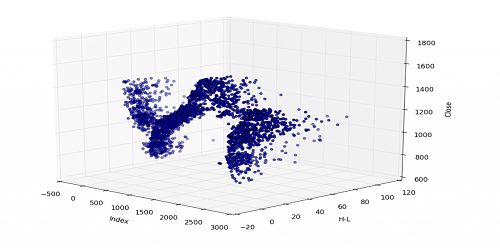
#> input picture img/3D-Matplotlib.png, 500 x 250 px, found by its file name
$ python 5_image_arithmetics_logic.py
#> lines starting #> are read from the running program, lines starting #| are printed output that depends on the picture; pictures that were not available may be replaced by others from this repository, and a replacement may not be noted
import cv2
import numpy as np
from loguru import logger
"""
@Description 图像算术和逻辑运算

本代码共实现两件事：
1. force_add()  opencv_add()  opencv_addWeighted() 三个函数，测试三种方法实现图片重叠
2. add_logo() 添加一个python logo 到给定图片的右上方。但是如果是 4_image_operation 中的粗暴添加
              即直接将给定图片的像素颜色值修改为logo的像素值即可，但由于完全替换，此时logo中自带的白色背景也会被替换。
              因此需要用到阈值，此处只是用于展示，阈值的详细内容将在下一章讲解。
"""

# 500 x 250
img1 = cv2.imread('img/3D-Matplotlib.png')
#> img1 is the input picture: shape (250, 500, 3); mean B, G, R 240.9, 235.7, 235.7
img2 = cv2.imread('img/mainsvmimage.png')
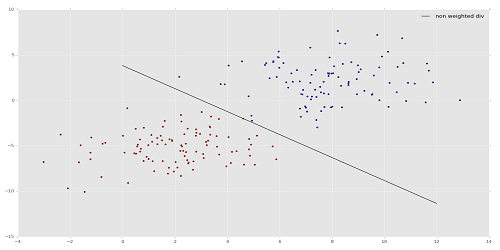
#> input picture img/mainsvmimage.png, 500 x 250 px, found by its file name
#> img2 is the input picture: shape (250, 500, 3); mean B, G, R 231.8, 231.6, 231.8
img3 = cv2.imread('img/mainlogo.png')
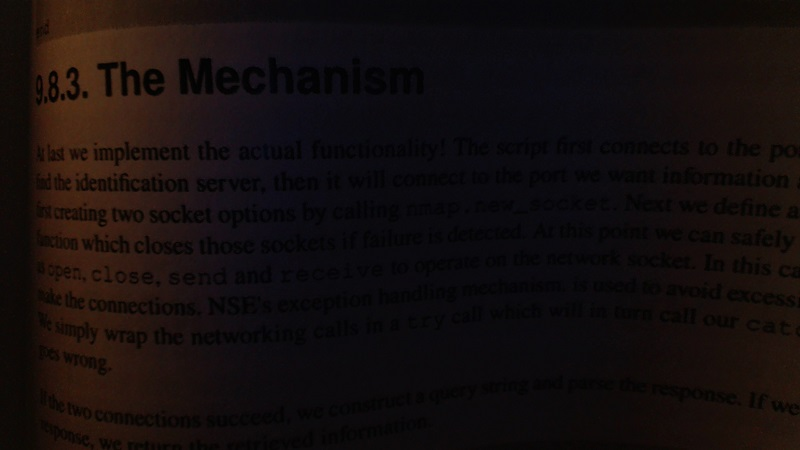
#> input picture img/bookpage.jpg, 800 x 450 px, given in place of mainlogo.png, which was not available
#> img3 is the input picture: shape (450, 800, 3); mean B, G, R 13.4, 13.6, 20.3


logger.info(img1[125,250])
logger.info(img2[125,250])


def force_add():
    #越界时: img1 + img2 - 255
    add = img1+img2
    logger.info(add[125,250])

    cv2.imshow('add',add)
    cv2.waitKey(0)
    cv2.destroyAllWindows()

def opencv_add():
    #越界时: 直接取 255
    add = cv2.add(img1,img2)
    logger.info(add[125,250])


    cv2.imshow('add',add)
    cv2.waitKey(0)
    cv2.destroyAllWindows()

def opencv_addWeighted():
    # cv2.addWeighted() 参数: (图像1, 权重1, 图像2, 权重2, 伽马值)
    # 伽马值是光的测量值，此处将其保留为零
    weighted = cv2.addWeighted(img1, 0.6, img2, 0.4, 0)
    logger.info(weighted[125,250])

    cv2.imshow('add',weighted)
    cv2.waitKey(0)
    cv2.destroyAllWindows()

def add_logo():
    # I want to put logo on top-left corner, So I create a ROI
    rows,cols,channels = img3.shape
#> rows = 450; cols = 800; channels = 3
    roi = img1[0:rows, 0:cols ]

    # Now create a mask of logo and create its inverse mask
    img2gray = cv2.cvtColor(img3,cv2.COLOR_BGR2GRAY)
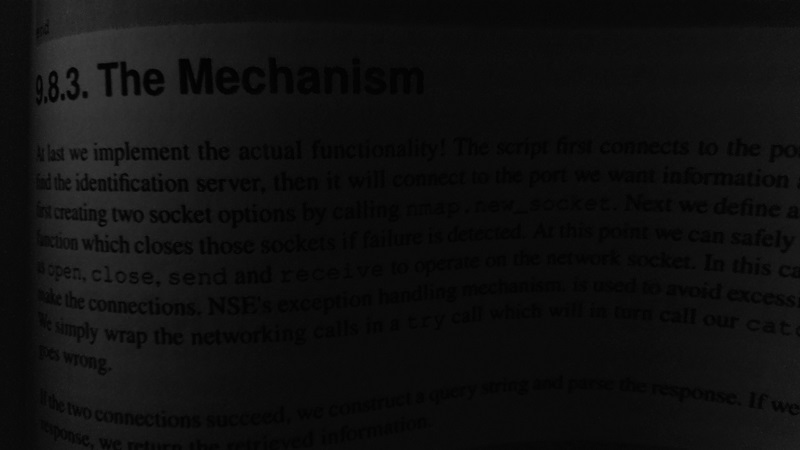
#> img2gray: shape (450, 800); min 0, max 64, mean 15.6

    # add a threshold
    ret, mask = cv2.threshold(img2gray, 220, 255, cv2.THRESH_BINARY_INV)
#> mask: shape (450, 800); every value is 255

    mask_inv = cv2.bitwise_not(mask)
#> mask_inv: shape (450, 800); every value is 0

    # Now black-out the area of logo in ROI
#> (the run stopped early here; a loop or call above may not have finished)
